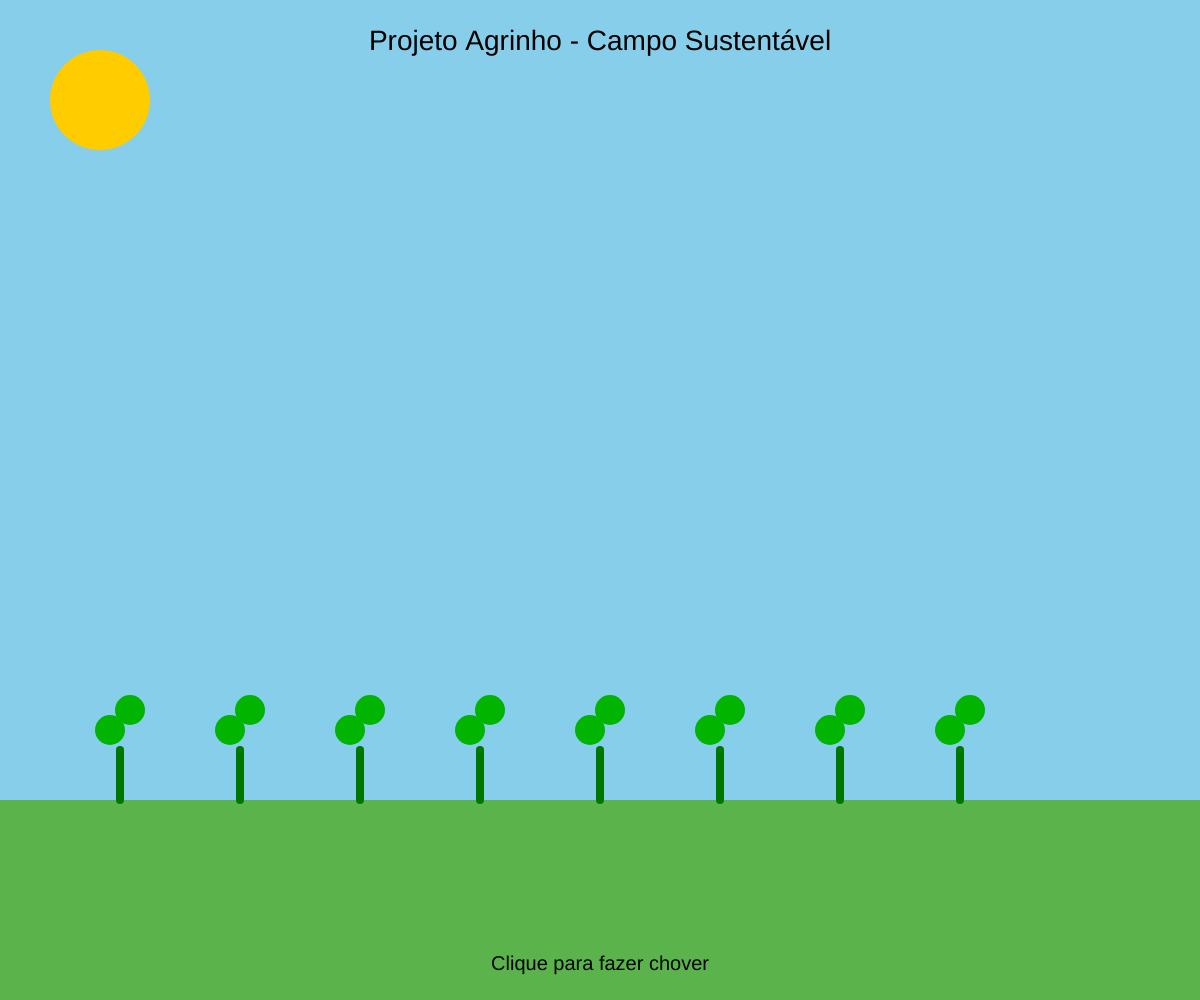
Frame 1 (no input)
Frame 60 (no input): identical to frame 1, image omitted
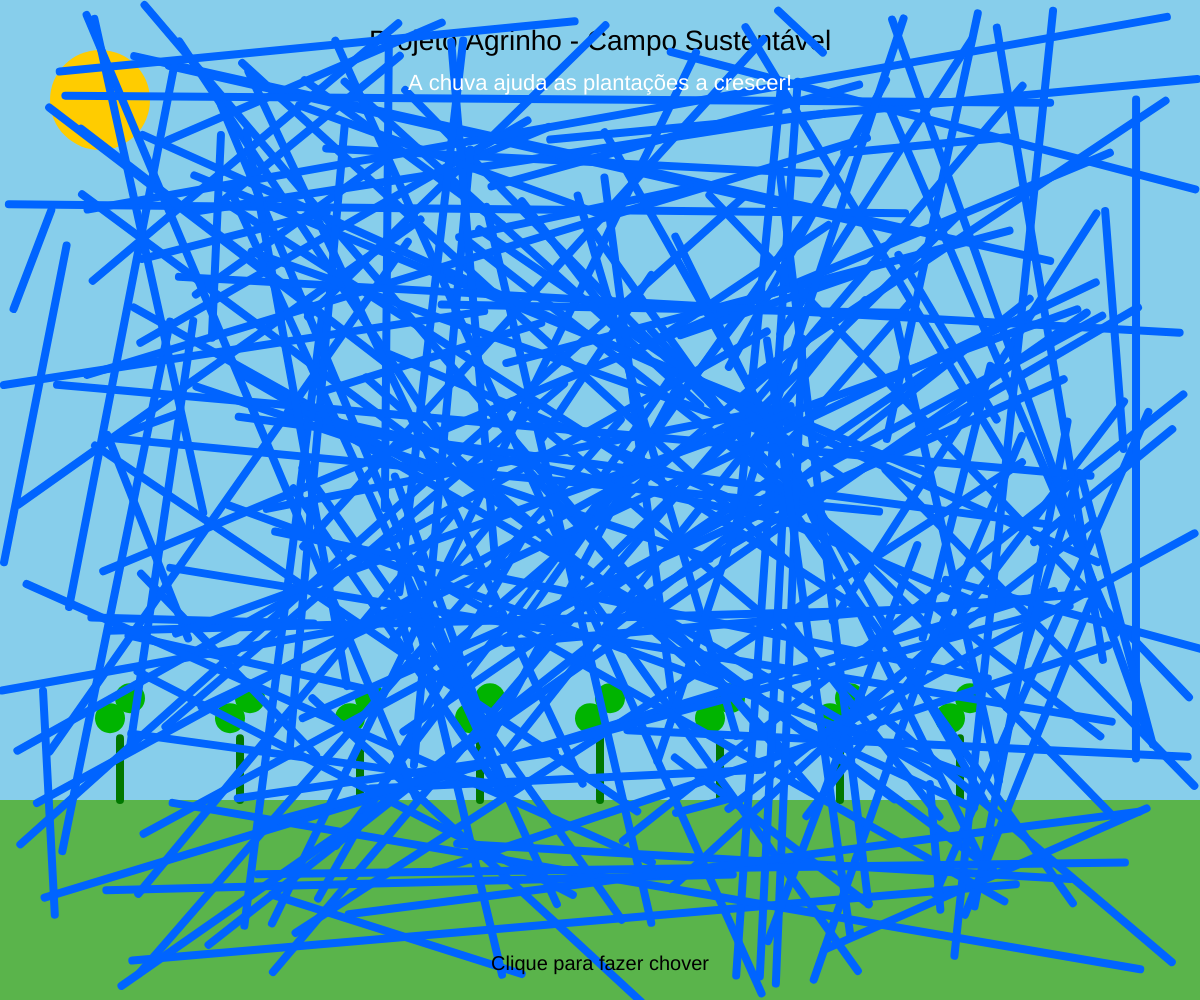
Frame 120 (the mouse pressed at the canvas centre since frame 60)

The p5.js sketch that drew these frames (run headless with seeded random() and noise() and a simulated clock; from frame 60 on, the mouse is pressed at the canvas centre):

// p5.js sketch
// ── sketch.js
let plantas = [];
let chuva = false;

function setup() {
  createCanvas(windowWidth, windowHeight);

  for (let i = 0; i < 8; i++) {
    plantas.push({
      x: 120 + i * 120,
      altura: 50
    });
  }
}

function draw() {
  background(135, 206, 235);

  // sol
  fill(255, 204, 0);
  noStroke();
  ellipse(100, 100, 100);

  // chão
  fill(90, 180, 75);
  rect(0, height - 200, width, 200);

  // mensagem
  fill(0);
  textSize(28);
  textAlign(CENTER);
  text("Projeto Agrinho - Campo Sustentável", width / 2, 50);

  // plantas
  for (let planta of plantas) {

    // caule
    stroke(0, 120, 0);
    strokeWeight(8);
    line(
      planta.x,
      height - 200,
      planta.x,
      height - 200 - planta.altura
    );

    // folha
    fill(0, 180, 0);
    noStroke();
    ellipse(
      planta.x - 10,
      height - 220 - planta.altura,
      30
    );

    ellipse(
      planta.x + 10,
      height - 240 - planta.altura,
      30
    );

    // crescimento
    if (chuva && planta.altura < 180) {
      planta.altura += 0.2;
    }
  }

  // chuva
  if (chuva) {
    for (let i = 0; i < 200; i++) {
      stroke(0, 100, 255);
      line(
        random(width),
        random(height),
        random(width),
        random(height) + 10
      );
    }

    fill(255);
    noStroke();
    textSize(22);
    text("A chuva ajuda as plantações a crescer!", width / 2, 90);
  }

  // instrução
  fill(0);
  textSize(20);
  text("Clique para fazer chover", width / 2, height - 30);
}

function mousePressed() {
  chuva = !chuva;
}

function windowResized() {
  resizeCanvas(windowWidth, windowHeight);
}
